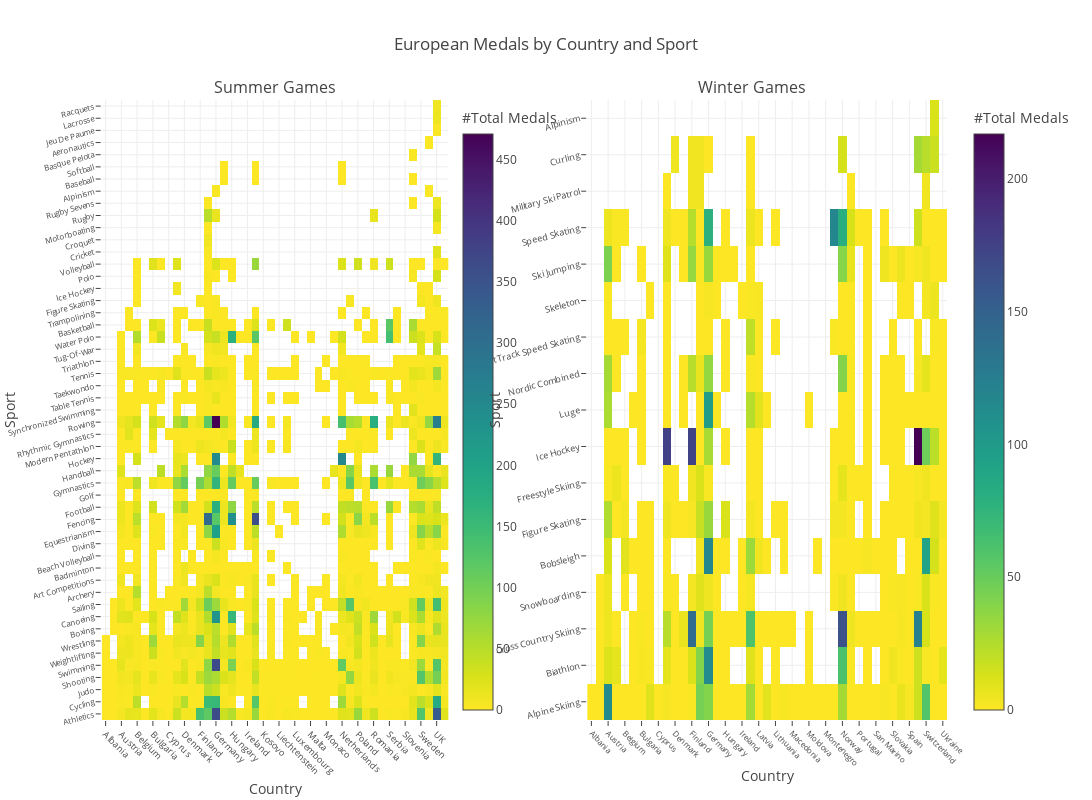

Write notebook code for a chart like this one.
### Code cell
from plotly import tools

trace_Summer = go.Heatmap(z = Summer.Total_Medals, y = list(Summer.Sport) , x = list(Summer.Country), name = 'Summer Games',
                   colorscale = 'Viridis', reversescale = True, colorbar = dict(title = '#Total Medals',x = 0.43))

trace_Winter = go.Heatmap(z = Winter.Total_Medals, y = list(Winter.Sport) , x = list(Winter.Country), name = 'Winter Games',
                   colorscale = 'Viridis', reversescale = True, colorbar = dict(title = '#Total Medals'))

fig = tools.make_subplots(rows=1, cols=2, print_grid=False, subplot_titles=('Summer Games', 'Winter Games'))

fig.append_trace(trace_Summer, 1, 1)
fig.append_trace(trace_Winter, 1, 2)

fig['layout']['xaxis1'].update(title='Country',  domain=[0.025, 0.425], tickangle = 45, tickfont=dict(size=9))
fig['layout']['xaxis2'].update(title='Country', domain=[0.585, 1], tickangle = 45, tickfont=dict(size=8))

fig['layout']['yaxis1'].update(title='Sport', tickangle = 345, tickfont=dict(size=8))
fig['layout']['yaxis2'].update(title='Sport',tickangle = 345, tickfont=dict(size=9))
                          
fig['layout'].update(height=800, width=1600, 
                     title='European Medals by Country and Sport')

iplot(fig, filename='euro_heatmap')

### Figure 1 — Plotly figure (JSON) as saved in the notebook; plotly's stock layout.template omitted (floating-point values rounded to 4 significant figures; data arrays with more than 128 entries replaced by an {"elided": "..."} marker saying what was removed)
{"data": [{"colorbar": {"title": "#Total Medals", "x": 0.43}, "colorscale": "Viridis", "name": "Summer Games", "reversescale": true, "type": "heatmap", "uid": "3dea5c92-f033-11e8-8f45-6a00023e0920", "x": {"elided": "1048 str values"}, "xaxis": "x", "y": {"elided": "1048 str values"}, "yaxis": "y", "z": {"elided": "1048 int values"}}, {"colorbar": {"title": "#Total Medals"}, "colorscale": "Viridis", "name": "Winter Games", "reversescale": true, "type": "heatmap", "uid": "3debb126-f033-11e8-8991-6a00023e0920", "x": {"elided": "374 str values"}, "xaxis": "x2", "y": {"elided": "374 str values"}, "yaxis": "y2", "z": {"elided": "374 int values"}}], "layout": {"annotations": [{"font": {"size": 16}, "showarrow": false, "text": "Summer Games", "x": 0.225, "xanchor": "center", "xref": "paper", "y": 1, "yanchor": "bottom", "yref": "paper"}, {"font": {"size": 16}, "showarrow": false, "text": "Winter Games", "x": 0.775, "xanchor": "center", "xref": "paper", "y": 1, "yanchor": "bottom", "yref": "paper"}], "height": 800, "title": "European Medals by Country and Sport", "width": 1600, "xaxis": {"anchor": "y", "domain": [0.025, 0.425], "tickangle": 45, "tickfont": {"size": 9}, "title": "Country"}, "xaxis2": {"anchor": "y2", "domain": [0.585, 1], "tickangle": 45, "tickfont": {"size": 8}, "title": "Country"}, "yaxis": {"anchor": "x", "domain": [0, 1], "tickangle": -15, "tickfont": {"size": 8}, "title": "Sport"}, "yaxis2": {"anchor": "x2", "domain": [0, 1], "tickangle": -15, "tickfont": {"size": 9}, "title": "Sport"}}}
